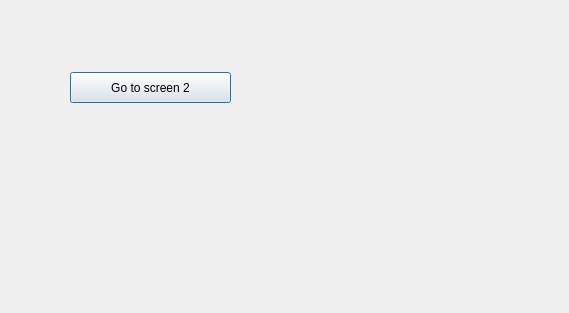
<?xml version="1.0" encoding="UTF-8"?>
<ui version="4.0">
 <class>Dialog</class>
 <widget class="QDialog" name="Dialog">
  <property name="geometry">
   <rect>
    <x>0</x>
    <y>0</y>
    <width>569</width>
    <height>313</height>
   </rect>
  </property>
  <property name="windowTitle">
   <string>Dialog</string>
  </property>
  <widget class="QPushButton" name="pushButton">
   <property name="geometry">
    <rect>
     <x>70</x>
     <y>72</y>
     <width>161</width>
     <height>31</height>
    </rect>
   </property>
   <property name="text">
    <string>Go to screen 2</string>
   </property>
  </widget>
 </widget>
 <resources/>
 <connections/>
</ui>
